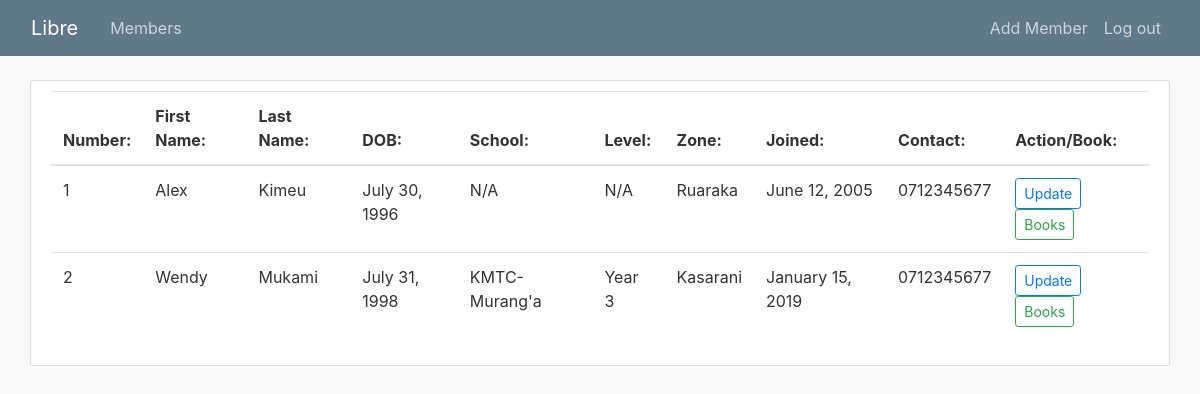
The app's page / (signed in) with its own data.
### users/models.py (models this page shows, shortened)
class Member(models.Model):
	fname = models.CharField(max_length=30)
	sname = models.CharField(max_length=30)
	dob = models.DateTimeField(default=timezone.now)
	school = models.CharField(max_length=100)
	level = models.CharField(max_length=30)
	zone = models.CharField(max_length=100)
	contact = models.CharField(max_length=100, default='0712345677')
	joined = models.DateTimeField(default=timezone.now)

### users/views.py (the view)
# urls.py: path('', MemberListView.as_view(), name='libre-index'),
class MemberListView(LoginRequiredMixin,ListView):
	model = Member
	context_object_name = 'members'

### users/templates/users/member_list.html (shortened to what this page needs)
{% extends 'users/_base.html' %}
{% block body %}
<div class="container-fluid">
	{% if members %}
	<div class="content-section">
		<table class="table table-default">
		<thead>
			<th>Number:</th>
			<th>First Name:</th> <th>Last Name:</th> <th>DOB:</th> <th>School:</th>
			<th>Level:</th> <th>Zone:</th> <th>Joined:</th> <th>Contact:</th><th>Action/Book:</th>
			{% for m in members %}
			<tr><td>{{ m.id }}</td> <td>{{ m.fname }}</td> <td>{{ m.sname }}</td>
				<td>{{ m.dob|date:"F d, Y" }}</td>
                <td>{{ m.school }}</td> <td>{{ m.level }}</td> <td>{{ m.zone }}</td> <td>{{ m.joined|date:"F d, Y" }}</td> <td>{{ m.contact }}</td>
                <td><a href="{% url 'users:update-member' pk=m.pk %}"><button class="btn btn-outline-primary btn-sm">Update</button></a>
                <a href="{% url 'users:detail-member' m.id %}"> <button class="btn btn-outline-success btn-sm">Books</button></a></td>
			</tr>
			{% endfor %}
		</thead>
	</table>
	</div>
	{% endif %}
	</div>
{% endblock %}

### users/templates/users/_base.html (shortened to what this page needs)
{% load static %}
<!DOCTYPE html>
<html lang="en">
<head>
    <link rel="stylesheet" href="https://maxcdn.bootstrapcdn.com/bootstrap/4.0.0/css/bootstrap.min.css">
    <link rel="stylesheet" type="text/css" href="{% static 'users/css/main.css' %}">
</head>
<body>
<header class="site-header">
    <nav class="navbar navbar-expand-md navbar-dark bg-steel fixed-top">
        <div class="container-fluid">
            <a class="navbar-brand mr-4" href="">Libre</a>
            <div class="collapse navbar-collapse" id="navbarToggle">
                <div class="navbar-nav mr-auto">
                    <a class="nav-item nav-link" href="{% url 'users:libre-index' %}">Members</a>
            </div>
                <div class="navbar-nav">
                {% if user.is_authenticated %}
                <a class="nav-item nav-link" href="{% url 'users:add-member' %}">Add Member</a>
                <a class="nav-item nav-link" href="{% url 'logout' %}">Log out</a>
                {% endif %}
                </div>
            </div>
        </div>
    </nav>
</header>
<main role="main" class="container-fluid">
    <div class="row">
           <div class="col-md-12">
            {% block body %}
            {% endblock %}
        </div>
    </div>
</main>
</body>
</html>

### users/static/users/css/main.css (style rules this page uses)
body { background: #fafafa; color: #333333; margin-top: 5rem; }
.bg-steel { background-color: #5f788a; }
.site-header .navbar-nav .nav-link { color: #cbd5db; }
.content-section { background: #ffffff; padding: 10px 20px; border: 1px solid #dddddd; border-radius: 3px; margin-bottom: 20px; }

### records on screen
Member: id "1", fname "Alex", sname "Kimeu", dob "July 30, 1996", school "N/A", level "N/A", zone "Ruaraka", joined "June 12, 2005", contact "0712345677"
Member: id "2", fname "Wendy", sname "Mukami", dob "July 31, 1998", school "KMTC-Murang'a", level "Year 3", zone "Kasarani", joined "January 15, 2019", contact "0712345677"
